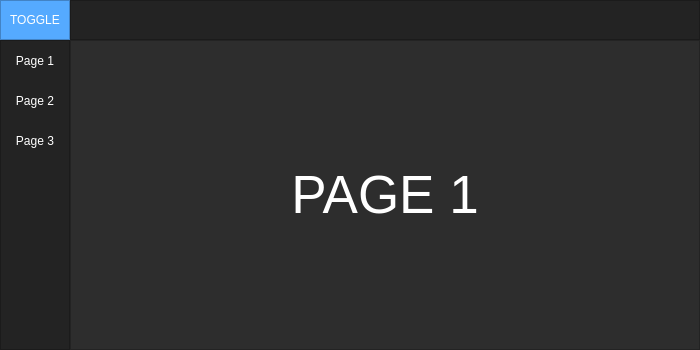
<?xml version="1.0" encoding="UTF-8"?>
<ui version="4.0">
 <class>MainWindow</class>
 <widget class="QMainWindow" name="MainWindow">
  <property name="geometry">
   <rect>
    <x>0</x>
    <y>0</y>
    <width>700</width>
    <height>350</height>
   </rect>
  </property>
  <property name="minimumSize">
   <size>
    <width>700</width>
    <height>350</height>
   </size>
  </property>
  <property name="windowTitle">
   <string>MainWindow</string>
  </property>
  <property name="styleSheet">
   <string notr="true">background-color: rgb(45, 45, 45);</string>
  </property>
  <widget class="QWidget" name="centralwidget">
   <layout class="QVBoxLayout" name="verticalLayout">
    <property name="spacing">
     <number>0</number>
    </property>
    <property name="leftMargin">
     <number>0</number>
    </property>
    <property name="topMargin">
     <number>0</number>
    </property>
    <property name="rightMargin">
     <number>0</number>
    </property>
    <property name="bottomMargin">
     <number>0</number>
    </property>
    <item>
     <widget class="QFrame" name="Top_Bar">
      <property name="maximumSize">
       <size>
        <width>16777215</width>
        <height>40</height>
       </size>
      </property>
      <property name="styleSheet">
       <string notr="true">background-color: rgb(35, 35, 35);</string>
      </property>
      <property name="frameShape">
       <enum>QFrame::NoFrame</enum>
      </property>
      <property name="frameShadow">
       <enum>QFrame::Raised</enum>
      </property>
      <layout class="QHBoxLayout" name="horizontalLayout">
       <property name="spacing">
        <number>0</number>
       </property>
       <property name="leftMargin">
        <number>0</number>
       </property>
       <property name="topMargin">
        <number>0</number>
       </property>
       <property name="rightMargin">
        <number>0</number>
       </property>
       <property name="bottomMargin">
        <number>0</number>
       </property>
       <item>
        <widget class="QFrame" name="frame_toggle">
         <property name="maximumSize">
          <size>
           <width>70</width>
           <height>40</height>
          </size>
         </property>
         <property name="styleSheet">
          <string notr="true">background-color: rgb(85, 170, 255);</string>
         </property>
         <property name="frameShape">
          <enum>QFrame::StyledPanel</enum>
         </property>
         <property name="frameShadow">
          <enum>QFrame::Raised</enum>
         </property>
         <layout class="QVBoxLayout" name="verticalLayout_2">
          <property name="spacing">
           <number>0</number>
          </property>
          <property name="leftMargin">
           <number>0</number>
          </property>
          <property name="topMargin">
           <number>0</number>
          </property>
          <property name="rightMargin">
           <number>0</number>
          </property>
          <property name="bottomMargin">
           <number>0</number>
          </property>
          <item>
           <widget class="QPushButton" name="Btn_Toggle">
            <property name="sizePolicy">
             <sizepolicy hsizetype="Expanding" vsizetype="Expanding">
              <horstretch>0</horstretch>
              <verstretch>0</verstretch>
             </sizepolicy>
            </property>
            <property name="styleSheet">
             <string notr="true">color: rgb(255, 255, 255);
border: 0px solid;</string>
            </property>
            <property name="text">
             <string>TOGGLE</string>
            </property>
           </widget>
          </item>
         </layout>
        </widget>
       </item>
       <item>
        <widget class="QFrame" name="frame_top">
         <property name="frameShape">
          <enum>QFrame::StyledPanel</enum>
         </property>
         <property name="frameShadow">
          <enum>QFrame::Raised</enum>
         </property>
        </widget>
       </item>
      </layout>
     </widget>
    </item>
    <item>
     <widget class="QFrame" name="Content">
      <property name="frameShape">
       <enum>QFrame::NoFrame</enum>
      </property>
      <property name="frameShadow">
       <enum>QFrame::Raised</enum>
      </property>
      <layout class="QHBoxLayout" name="horizontalLayout_2">
       <property name="spacing">
        <number>0</number>
       </property>
       <property name="leftMargin">
        <number>0</number>
       </property>
       <property name="topMargin">
        <number>0</number>
       </property>
       <property name="rightMargin">
        <number>0</number>
       </property>
       <property name="bottomMargin">
        <number>0</number>
       </property>
       <item>
        <widget class="QFrame" name="frame_left_menu">
         <property name="minimumSize">
          <size>
           <width>70</width>
           <height>0</height>
          </size>
         </property>
         <property name="maximumSize">
          <size>
           <width>70</width>
           <height>16777215</height>
          </size>
         </property>
         <property name="styleSheet">
          <string notr="true">background-color: rgb(35, 35, 35);</string>
         </property>
         <property name="frameShape">
          <enum>QFrame::StyledPanel</enum>
         </property>
         <property name="frameShadow">
          <enum>QFrame::Raised</enum>
         </property>
         <layout class="QVBoxLayout" name="verticalLayout_3">
          <property name="leftMargin">
           <number>0</number>
          </property>
          <property name="topMargin">
           <number>0</number>
          </property>
          <property name="rightMargin">
           <number>0</number>
          </property>
          <property name="bottomMargin">
           <number>0</number>
          </property>
          <item alignment="Qt::AlignTop">
           <widget class="QFrame" name="frame_top_menus">
            <property name="frameShape">
             <enum>QFrame::NoFrame</enum>
            </property>
            <property name="frameShadow">
             <enum>QFrame::Raised</enum>
            </property>
            <layout class="QVBoxLayout" name="verticalLayout_4">
             <property name="spacing">
              <number>0</number>
             </property>
             <property name="leftMargin">
              <number>0</number>
             </property>
             <property name="topMargin">
              <number>0</number>
             </property>
             <property name="rightMargin">
              <number>0</number>
             </property>
             <property name="bottomMargin">
              <number>0</number>
             </property>
             <item>
              <widget class="QPushButton" name="btn_page_1">
               <property name="minimumSize">
                <size>
                 <width>0</width>
                 <height>40</height>
                </size>
               </property>
               <property name="styleSheet">
                <string notr="true">QPushButton {
	color: rgb(255, 255, 255);
	background-color: rgb(35, 35, 35);
	border: 0px solid;
}
QPushButton:hover {
	background-color: rgb(85, 170, 255);
}</string>
               </property>
               <property name="text">
                <string>Page 1</string>
               </property>
              </widget>
             </item>
             <item>
              <widget class="QPushButton" name="btn_page_2">
               <property name="minimumSize">
                <size>
                 <width>0</width>
                 <height>40</height>
                </size>
               </property>
               <property name="styleSheet">
                <string notr="true">QPushButton {
	color: rgb(255, 255, 255);
	background-color: rgb(35, 35, 35);
	border: 0px solid;
}
QPushButton:hover {
	background-color: rgb(85, 170, 255);
}</string>
               </property>
               <property name="text">
                <string>Page 2</string>
               </property>
              </widget>
             </item>
             <item>
              <widget class="QPushButton" name="btn_page_3">
               <property name="minimumSize">
                <size>
                 <width>0</width>
                 <height>40</height>
                </size>
               </property>
               <property name="styleSheet">
                <string notr="true">QPushButton {
	color: rgb(255, 255, 255);
	background-color: rgb(35, 35, 35);
	border: 0px solid;
}
QPushButton:hover {
	background-color: rgb(85, 170, 255);
}</string>
               </property>
               <property name="text">
                <string>Page 3</string>
               </property>
              </widget>
             </item>
            </layout>
           </widget>
          </item>
         </layout>
        </widget>
       </item>
       <item>
        <widget class="QFrame" name="frame_pages">
         <property name="frameShape">
          <enum>QFrame::StyledPanel</enum>
         </property>
         <property name="frameShadow">
          <enum>QFrame::Raised</enum>
         </property>
         <layout class="QVBoxLayout" name="verticalLayout_5">
          <item>
           <widget class="QStackedWidget" name="stackedWidget">
            <property name="currentIndex">
             <number>0</number>
            </property>
            <widget class="QWidget" name="page_1">
             <layout class="QVBoxLayout" name="verticalLayout_7">
              <item>
               <widget class="QLabel" name="label_1">
                <property name="font">
                 <font>
                  <pointsize>40</pointsize>
                 </font>
                </property>
                <property name="styleSheet">
                 <string notr="true">color: #FFF;</string>
                </property>
                <property name="text">
                 <string>PAGE 1</string>
                </property>
                <property name="alignment">
                 <set>Qt::AlignCenter</set>
                </property>
               </widget>
              </item>
             </layout>
            </widget>
            <widget class="QWidget" name="page_2">
             <layout class="QVBoxLayout" name="verticalLayout_6">
              <item>
               <widget class="QLabel" name="label_2">
                <property name="font">
                 <font>
                  <pointsize>40</pointsize>
                 </font>
                </property>
                <property name="styleSheet">
                 <string notr="true">color: #FFF;</string>
                </property>
                <property name="text">
                 <string>PAGE 2</string>
                </property>
                <property name="alignment">
                 <set>Qt::AlignCenter</set>
                </property>
               </widget>
              </item>
             </layout>
            </widget>
            <widget class="QWidget" name="page_3">
             <layout class="QVBoxLayout" name="verticalLayout_8">
              <item>
               <widget class="QLabel" name="label">
                <property name="font">
                 <font>
                  <pointsize>40</pointsize>
                 </font>
                </property>
                <property name="styleSheet">
                 <string notr="true">color: #FFF;</string>
                </property>
                <property name="text">
                 <string>PAGE 3</string>
                </property>
                <property name="alignment">
                 <set>Qt::AlignCenter</set>
                </property>
               </widget>
              </item>
             </layout>
            </widget>
           </widget>
          </item>
         </layout>
        </widget>
       </item>
      </layout>
     </widget>
    </item>
   </layout>
  </widget>
 </widget>
 <resources/>
 <connections/>
</ui>
